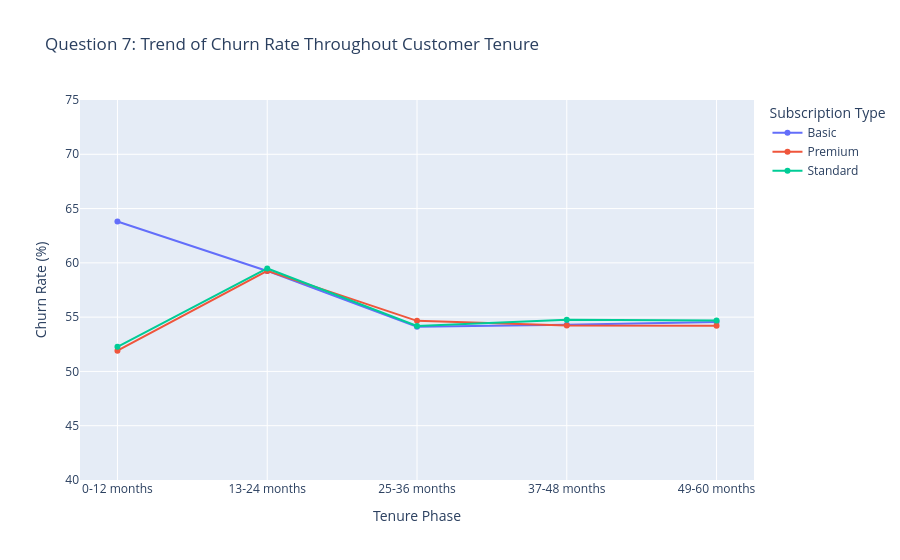

The cell this chart's notebook holds for it:
### Code cell
plot_q7(seventh_question).show()

### Figure 1 — Plotly figure (JSON) as saved in the notebook; plotly's stock layout.template omitted (floating-point values rounded to 4 significant figures)
{"data": [{"hovertemplate": "Subscription Type=Basic<br>Tenure Phase=%{x}<br>churn_pct=%{y}<extra></extra>", "legendgroup": "Basic", "line": {"color": "#636efa", "dash": "solid"}, "marker": {"symbol": "circle"}, "mode": "lines+markers", "name": "Basic", "orientation": "v", "showlegend": true, "type": "scatter", "x": ["0-12 months", "13-24 months", "25-36 months", "37-48 months", "49-60 months"], "xaxis": "x", "y": [63.8, 59.26, 54.13, 54.29, 54.55], "yaxis": "y"}, {"hovertemplate": "Subscription Type=Premium<br>Tenure Phase=%{x}<br>churn_pct=%{y}<extra></extra>", "legendgroup": "Premium", "line": {"color": "#EF553B", "dash": "solid"}, "marker": {"symbol": "circle"}, "mode": "lines+markers", "name": "Premium", "orientation": "v", "showlegend": true, "type": "scatter", "x": ["0-12 months", "13-24 months", "25-36 months", "37-48 months", "49-60 months"], "xaxis": "x", "y": [51.91, 59.26, 54.66, 54.22, 54.2], "yaxis": "y"}, {"hovertemplate": "Subscription Type=Standard<br>Tenure Phase=%{x}<br>churn_pct=%{y}<extra></extra>", "legendgroup": "Standard", "line": {"color": "#00cc96", "dash": "solid"}, "marker": {"symbol": "circle"}, "mode": "lines+markers", "name": "Standard", "orientation": "v", "showlegend": true, "type": "scatter", "x": ["0-12 months", "13-24 months", "25-36 months", "37-48 months", "49-60 months"], "xaxis": "x", "y": [52.27, 59.48, 54.19, 54.76, 54.68], "yaxis": "y"}], "layout": {"legend": {"title": {"text": "Subscription Type"}, "tracegroupgap": 0}, "title": {"text": "Question 7: Trend of Churn Rate Throughout Customer Tenure"}, "xaxis": {"anchor": "y", "domain": [0, 1], "title": {"text": "Tenure Phase"}}, "yaxis": {"anchor": "x", "domain": [0, 1], "range": [40, 75], "title": {"text": "Churn Rate (%)"}}}}
